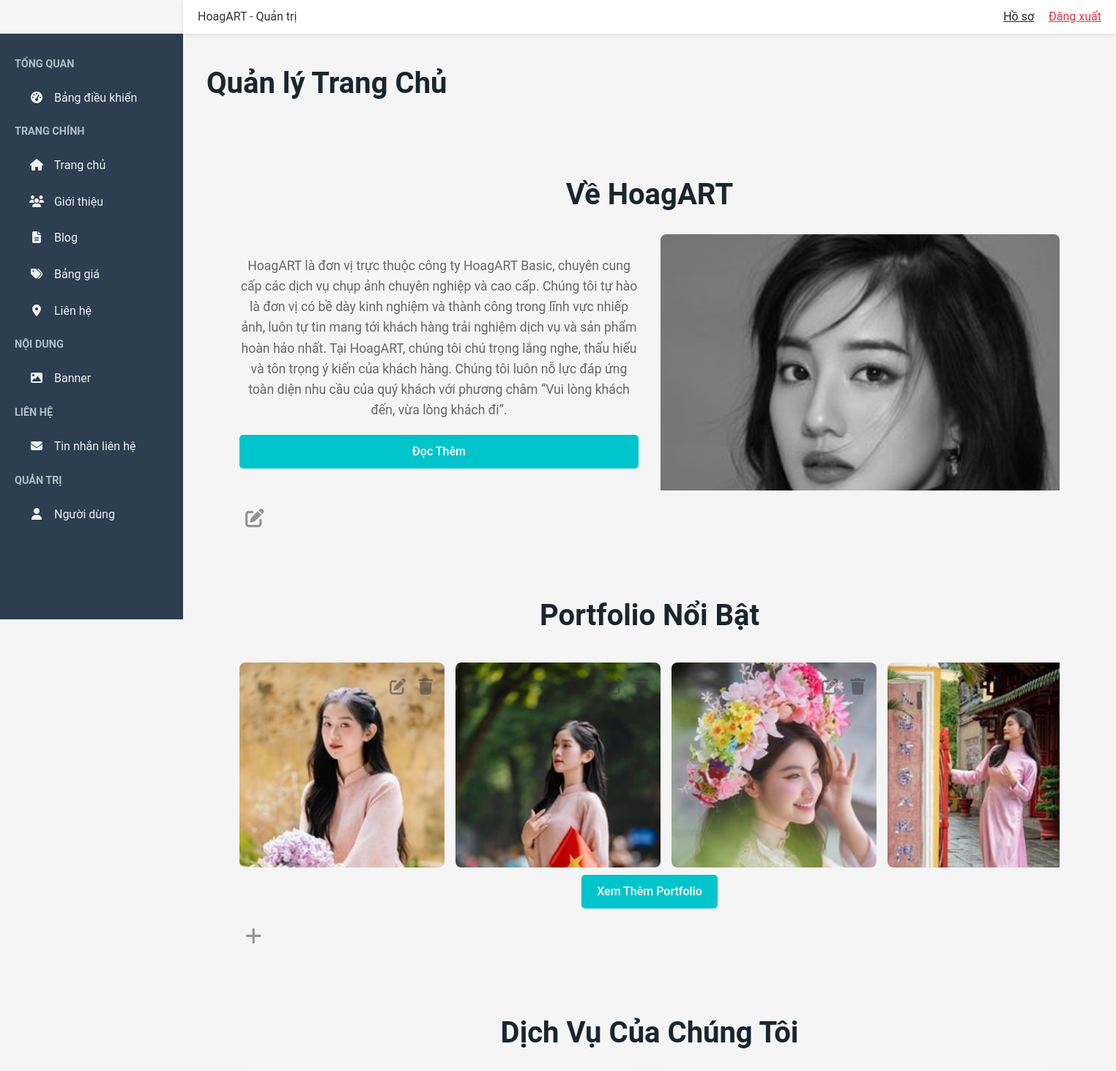
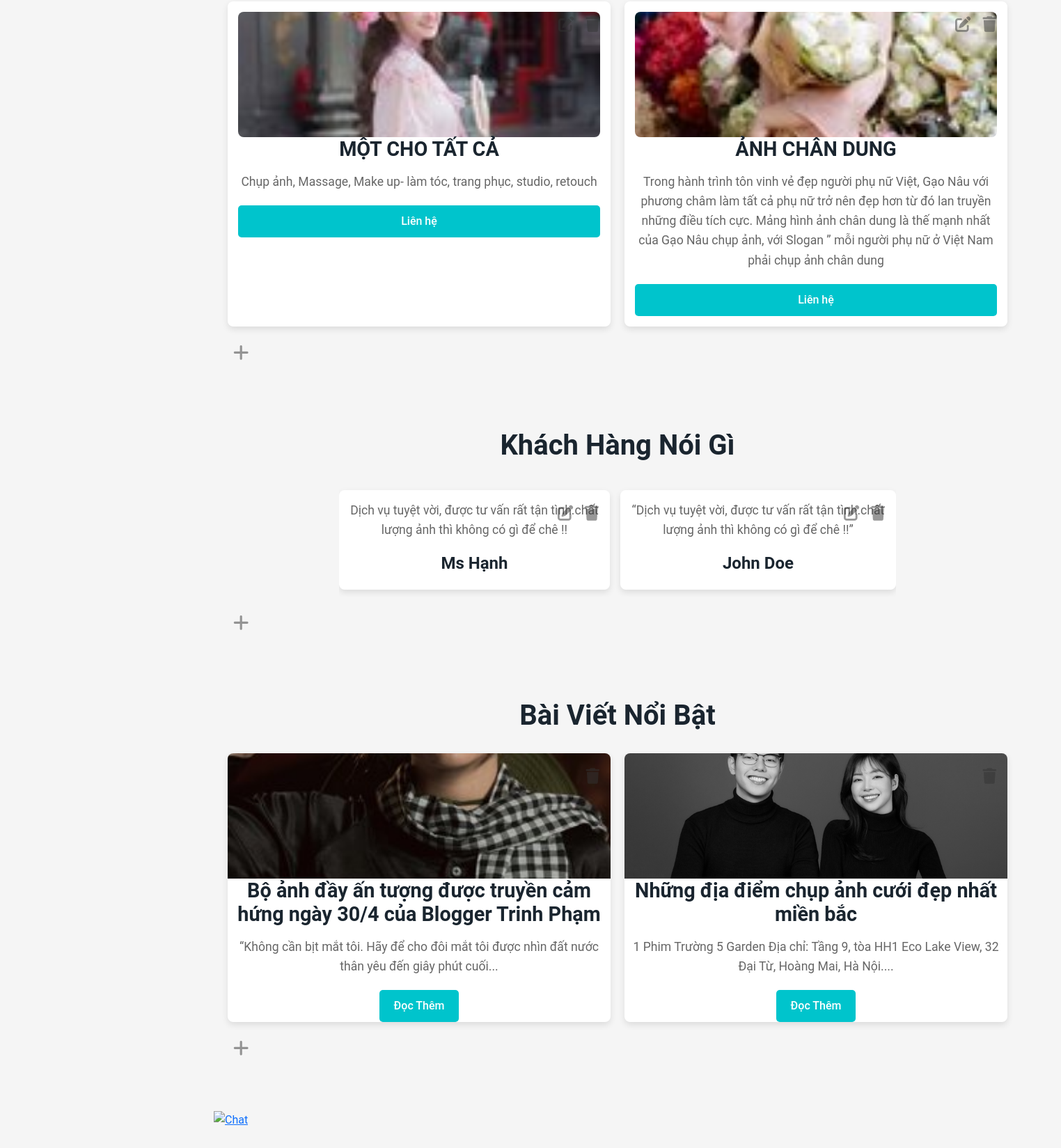
The app's page /admin/home (signed in) with its own data (2 pictures, top to bottom).
### app/models/home.py (models this page shows)
class IntroSection(db.Model):
    id = db.Column(db.Integer, primary_key=True)
    text = db.Column(db.Text, nullable=False)
    image_url = db.Column(db.String(255), nullable=False, default='default_intro.jpg')
    cta_text = db.Column(db.String(50), default='Tìm Hiểu Thêm')
    cta_url = db.Column(db.String(255), default='/introduce')
    created_at = db.Column(db.DateTime, default=datetime.utcnow)

class PortfolioItem(db.Model):
    id = db.Column(db.Integer, primary_key=True)
    title = db.Column(db.String(100), nullable=False)
    image_url = db.Column(db.String(255), nullable=False)
    created_at = db.Column(db.DateTime, default=datetime.utcnow)

class ServiceCard(db.Model):
    id = db.Column(db.Integer, primary_key=True)
    title = db.Column(db.String(100), nullable=False)
    description = db.Column(db.Text, nullable=False)
    image_url = db.Column(db.String(255), nullable=False)
    cta_text = db.Column(db.String(50), default='Khám Phá')
    cta_url = db.Column(db.String(255), default='/pricing')
    created_at = db.Column(db.DateTime, default=datetime.utcnow)

class Testimonial(db.Model):
    id = db.Column(db.Integer, primary_key=True)
    content = db.Column(db.Text, nullable=False)
    author = db.Column(db.String(100), nullable=False)
    created_at = db.Column(db.DateTime, default=datetime.utcnow)

### app/models/post.py (models this page shows)
class Post(db.Model):
    id = db.Column(db.Integer, primary_key=True)
    title = db.Column(db.String(200), nullable=False)
    content = db.Column(db.Text, nullable=False)
    image_url = db.Column(db.String(200), nullable=True)
    created_at = db.Column(db.DateTime, default=datetime.utcnow)
    user_id = db.Column(db.Integer, db.ForeignKey('user.id'), nullable=False)
    user = db.relationship('User', backref=db.backref('posts', lazy=True))
    is_featured = db.Column(db.Boolean, default=False, nullable=False)  # Thêm cột is_featured

### app/blueprints/admin/routes.py (the view, shortened to what this page needs)
@admin_bp.route('/home', methods=['GET', 'POST'])
@login_required
@admin_required
def manage_home():
    logging.debug(f"Request: {request.method} {request.url} Form: {request.form}")
    intro_form = IntroSectionForm()
    portfolio_form = PortfolioItemForm()
    service_form = ServiceCardForm()
    testimonial_form = TestimonialForm()
    featured_post_form = FeaturedPostForm()
    form_name = request.form.get('form_name')
    logging.debug(f"Form submitted: {form_name}")
    try:
        intro = IntroSection.query.first()
        portfolios = PortfolioItem.query.all()
        services = ServiceCard.query.all()
        testimonials = Testimonial.query.all()
        featured_posts = Post.query.filter_by(is_featured=True).all()
        if intro:
            intro_form.text.data = intro.text
            intro_form.cta_text.data = intro.cta_text
            intro_form.cta_url.data = intro.cta_url
        return render_template('admin/home.html',
                               intro_form=intro_form,
                               portfolio_form=portfolio_form,
                               service_form=service_form,
                               testimonial_form=testimonial_form,
                               featured_post_form=featured_post_form,
                               intro=intro,
                               portfolios=portfolios,
                               services=services,
                               testimonials=testimonials,
                               featured_posts=featured_posts)
    except Exception as e:
        db.session.rollback()
        logging.error(f"Form {form_name} error: {str(e)}")
        return jsonify({'success': False, 'error': f'Lỗi khi xử lý: {str(e)}'}), 500

### app/templates/admin/home.html (shortened to what this page needs)
{% extends "admin/base.html" %} {% block title %}Quản lý Trang Chủ{% endblock %}
{% block content %}
<link
    rel="stylesheet"
    href="{{ url_for('static', filename='css/style.css') }}"
/>
<div class="container-fluid">
    <h2 class="my-4">Quản lý Trang Chủ</h2>
    <div class="preview-container">
        <div class="intro-section container" id="previewIntro">
            <h2>Về HoagART</h2>
            {% if intro %}
            <form
                id="introForm"
                method="POST"
                enctype="multipart/form-data"
                action="{{ url_for('admin.manage_home') }}"
            >
                <div class="intro-grid">
                    <div class="intro-text">
                        <p class="view-mode" id="introTextView">
                            {{ intro.text }}
                        </p>
                        <a
                            href="{{ intro.cta_url }}"
                            class="btn view-mode"
                            id="introCtaView"
                            >{{ intro.cta_text }}</a
                        >
                    </div>
                    <div class="intro-image">
                        <img
                            class="view-mode"
                            id="previewIntroImage"
                            src="{{ intro.image_url }}"
                            alt="Giới thiệu HoagART"
                        />
                    </div>
                </div>
                <div class="crud-buttons">
                    <button
                        type="button"
                        onclick="toggleEdit('previewIntro')"
                        title="Sửa"
                    >
                        <i class="fas fa-edit"></i>
                    </button>
                </div>
            </form>
            {% else %}
            <p class="no-data">Chưa có phần giới thiệu.</p>
            {% endif %}
        </div>
        <div class="portfolio-section" id="previewPortfolio">
            <div class="container">
                <h2>Portfolio Nổi Bật</h2>
                <div class="portfolio-slider">
                    {% if portfolios %} {% for item in portfolios %}
                    <div class="portfolio-item" id="portfolio_{{ item.id }}">
                        <form
                            id="portfolioForm_{{ item.id }}"
                            method="POST"
                            enctype="multipart/form-data"
                            action="{{ url_for('admin.edit_home_item', model='portfolio', id=item.id) }}"
                        >
                            <img
                                class="view-mode"
                                id="portfolioImageView_{{ item.id }}"
                                src="{{ item.image_url }}"
                                alt="{{ item.title }}"
                            />
                            <div class="item-actions">
                                <button
                                    type="button"
                                    onclick="toggleEdit('portfolio_{{ item.id }}')"
                                    title="Sửa"
                                >
                                    <i class="fas fa-edit"></i>
                                </button>
                                <button
                                    type="button"
                                    onclick="deleteItem('portfolio', {{ item.id }})"
                                    title="Xóa"
                                >
                                    <i class="fas fa-trash"></i>
                                </button>
                            </div>
                        </form>
                    </div>
                    {% endfor %} {% else %}
                    <p class="no-data">Chưa có portfolio.</p>
                    {% endif %}
                </div>
                <a href="{{ url_for('main.pricing') }}" class="btn"
                    >Xem Thêm Portfolio</a
                >
                <div class="crud-buttons">
                    <button
                        type="button"
                        onclick="toggleAdd('addPortfolioForm')"
                        title="Thêm"
                    >
                        <i class="fas fa-plus"></i>
                    </button>
                </div>
            </div>
        </div>
        <div class="services-section container" id="previewServices">
            <h2>Dịch Vụ Của Chúng Tôi</h2>
            {% if services %}
            <div class="services-grid">
                {% for service in services %}
                <div class="service-card" id="service_{{ service.id }}">
                    <form
                        id="serviceForm_{{ service.id }}"
                        method="POST"
                        enctype="multipart/form-data"
                        action="{{ url_for('admin.edit_home_item', model='service', id=service.id) }}"
                    >
                        <img
                            class="view-mode"
                            id="serviceImageView_{{ service.id }}"
                            src="{{ service.image_url }}"
                            alt="{{ service.title }}"
                        />
                        <h3
                            class="view-mode"
                            id="serviceTitleView_{{ service.id }}"
                        >
                            {{ service.title }}
                        </h3>
                        <p
                            class="view-mode"
                            id="serviceDescriptionView_{{ service.id }}"
                        >
                            {{ service.description }}
                        </p>
                        <a
                            href="{{ service.cta_url }}"
                            class="btn view-mode"
                            id="serviceCtaView_{{ service.id }}"
                            >{{ service.cta_text }}</a
                        >
                        <div class="item-actions">
                            <button
                                type="button"
                                onclick="toggleEdit('service_{{ service.id }}')"
                                title="Sửa"
                            >
                                <i class="fas fa-edit"></i>
                            </button>
                            <button
                                type="button"
                                onclick="deleteItem('service', {{ service.id }})"
                                title="Xóa"
                            >
                                <i class="fas fa-trash"></i>
                            </button>
                        </div>
                    </form>
                </div>
                {% endfor %}
            </div>
            {% else %}
            <p class="no-data">Chưa có dịch vụ.</p>
            {% endif %}
            <div class="crud-buttons">
                <button
                    type="button"
                    onclick="toggleAdd('addServiceForm')"
                    title="Thêm"
                >
                    <i class="fas fa-plus"></i>
                </button>
            </div>
        </div>
        <div class="testimonial-section container" id="previewTestimonials">
            <h2>Khách Hàng Nói Gì</h2>
            <div class="testimonial-slider">
                {% if testimonials %} {% for testimonial in testimonials %}
                <div
                    class="testimonial-item"
                    id="testimonial_{{ testimonial.id }}"
                >
                    <form
                        id="testimonialForm_{{ testimonial.id }}"
                        method="POST"
                        action="{{ url_for('admin.edit_home_item', model='testimonial', id=testimonial.id) }}"
                    >
                        <p
                            class="view-mode"
                            id="testimonialContentView_{{ testimonial.id }}"
                        >
                            {{ testimonial.content }}
                        </p>
                        <h4
                            class="view-mode"
                            id="testimonialAuthorView_{{ testimonial.id }}"
                        >
                            {{ testimonial.author }}
                        </h4>
                        <div class="item-actions">
                            <button
                                type="button"
                                onclick="toggleEdit('testimonial_{{ testimonial.id }}')"
                                title="Sửa"
                            >
                                <i class="fas fa-edit"></i>
                            </button>
                            <button
                                type="button"
                                onclick="deleteItem('testimonial', {{ testimonial.id }})"
                                title="Xóa"
                            >
                                <i class="fas fa-trash"></i>
                            </button>
                        </div>
                    </form>
                </div>
                {% endfor %} {% else %}
                <p class="no-data">Chưa có đánh giá.</p>
                {% endif %}
            </div>
            <div class="crud-buttons">
                <button
                    type="button"
                    onclick="toggleAdd('addTestimonialForm')"
                    title="Thêm"
                >
                    <i class="fas fa-plus"></i>
                </button>
            </div>
        </div>
        <div class="blog-section container" id="previewFeaturedPosts">
            <h2>Bài Viết Nổi Bật</h2>
            <div class="blog-grid">
                {% if featured_posts %} {% for post in featured_posts %}
                <div class="blog-card" id="featuredPost_{{ post.id }}">
                    <img
                        class="view-mode"
                        id="featuredPostImageView_{{ post.id }}"
                        src="{{ post.image_url or url_for('static', filename='images/default.jpg') }}"
                        alt="{{ post.title }}"
                    />
                    <h3
                        class="view-mode"
                        id="featuredPostTitleView_{{ post.id }}"
                    >
                        {{ post.title }}
                    </h3>
                    <p
                        class="view-mode"
                        id="featuredPostContentView_{{ post.id }}"
                    >
                        {{ post.content|striptags|truncate(100) }}
                    </p>
                    <a
                        href="{{ url_for('blog.blog_detail', id=post.id) }}"
                        class="btn"
                        >Đọc Thêm</a
                    >
                    <div class="item-actions">
                        <button
                            type="button"
                            onclick="deleteItem('featured_post', {{ post.id }})"
                            title="Xóa"
                        >
                            <i class="fas fa-trash"></i>
                        </button>
                    </div>
                </div>
                {% endfor %} {% else %}
                <p class="no-data">Chưa có bài viết nổi bật.</p>
                {% endif %}
            </div>
            <div class="crud-buttons">
                <button
                    type="button"
                    onclick="toggleAdd('addFeaturedPostForm')"
                    title="Thêm"
                >
                    <i class="fas fa-plus"></i>
                </button>
            </div>
        </div>
        <div class="chat-icon">
            <a href="{{ url_for('main.contact') }}">
                <img
                    src="{{ url_for('static', filename='images/icon_chat.png') }}"
                    alt="Chat"
                />
            </a>
        </div>
    </div>
</div>
{% endblock %}

### records on screen
IntroSection: text "HoagART là đơn vị trực thuộc công ty HoagART Basic, chuyên cung cấp các dịch vụ chụp ảnh chuyên nghiệp và cao cấp. Chúng tôi tự hào là đơn vị có bề dày kinh nghiệm và thành công trong lĩnh vực nhiếp ảnh, luôn tự tin mang tới khách hàng trải nghiệm dịch vụ và sản phẩm hoàn hảo nhất. Tại HoagART, chúng tôi chú trọng lắng nghe, thấu hiểu và tôn trọng ý kiến của khách hàng. Chúng tôi luôn nỗ lực đáp ứng toàn diện nhu cầu của quý khách với phương châm “Vui lòng khách đến, vừa lòng khách đi”.", cta_text "Đọc Thêm", image_url (picture)
PortfolioItem: image_url (picture)
PortfolioItem: image_url (picture)
PortfolioItem: image_url (picture)
PortfolioItem: image_url (picture)
ServiceCard: image_url (picture), title "MỘT CHO TẤT CẢ", description "Chụp ảnh, Massage, Make up- làm tóc, trang phục, studio, retouch", cta_text "Liên hệ"
ServiceCard: image_url (picture), title "ẢNH CHÂN DUNG", description "Trong hành trình tôn vinh vẻ đẹp người phụ nữ Việt, Gạo Nâu với phương châm làm tất cả phụ nữ trở nên đẹp hơn từ đó lan truyền những điều tích cực. Mảng hình ảnh chân dung là thế mạnh nhất của Gạo Nâu chụp ảnh, với Slogan ” mỗi người phụ nữ ở Việt Nam phải chụp ảnh chân dung", cta_text "Liên hệ"
Testimonial: content "Dịch vụ tuyệt vời, được tư vấn rất tận tình.chất lượng ảnh thì không có gì để chê !!", author "Ms Hạnh"
Testimonial: content "“Dịch vụ tuyệt vời, được tư vấn rất tận tình.chất lượng ảnh thì không có gì để chê !!”", author "John Doe"
Post: image_url (picture), title "Bộ ảnh đầy ấn tượng được truyền cảm hứng ngày 30/4 của Blogger Trinh Phạm", content "“Không cần bịt mắt tôi. Hãy để cho đôi mắt tôi được nhìn đất nước thân yêu đến giây phút cuối..."
Post: image_url (picture), title "Những địa điểm chụp ảnh cưới đẹp nhất miền bắc", content "1 Phim Trường 5 Garden Địa chỉ: Tầng 9, tòa HH1 Eco Lake View, 32 Đại Từ, Hoàng Mai, Hà Nội...."
